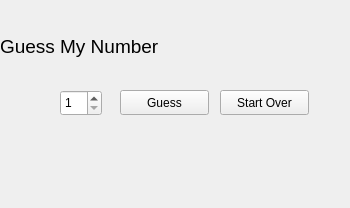
<?xml version="1.0" encoding="UTF-8"?>
<ui version="4.0">
 <class>Widget</class>
 <widget class="QWidget" name="Widget">
  <property name="geometry">
   <rect>
    <x>0</x>
    <y>0</y>
    <width>350</width>
    <height>208</height>
   </rect>
  </property>
  <property name="windowTitle">
   <string>Widget</string>
  </property>
  <widget class="QLabel" name="label">
   <property name="geometry">
    <rect>
     <x>0</x>
     <y>36</y>
     <width>351</width>
     <height>21</height>
    </rect>
   </property>
   <property name="font">
    <font>
     <pointsize>14</pointsize>
    </font>
   </property>
   <property name="text">
    <string>Guess My Number</string>
   </property>
  </widget>
  <widget class="QSpinBox" name="spinBox">
   <property name="geometry">
    <rect>
     <x>60</x>
     <y>90</y>
     <width>42</width>
     <height>26</height>
    </rect>
   </property>
   <property name="minimum">
    <number>1</number>
   </property>
   <property name="maximum">
    <number>10</number>
   </property>
  </widget>
  <widget class="QPushButton" name="guessButton">
   <property name="geometry">
    <rect>
     <x>120</x>
     <y>90</y>
     <width>89</width>
     <height>25</height>
    </rect>
   </property>
   <property name="text">
    <string>Guess</string>
   </property>
  </widget>
  <widget class="QPushButton" name="startOverButton">
   <property name="geometry">
    <rect>
     <x>220</x>
     <y>90</y>
     <width>89</width>
     <height>25</height>
    </rect>
   </property>
   <property name="text">
    <string>Start Over</string>
   </property>
  </widget>
  <widget class="QLabel" name="messageLabel">
   <property name="geometry">
    <rect>
     <x>-1</x>
     <y>140</y>
     <width>351</width>
     <height>21</height>
    </rect>
   </property>
   <property name="sizePolicy">
    <sizepolicy hsizetype="Expanding" vsizetype="Expanding">
     <horstretch>6</horstretch>
     <verstretch>0</verstretch>
    </sizepolicy>
   </property>
   <property name="font">
    <font>
     <pointsize>14</pointsize>
    </font>
   </property>
   <property name="text">
    <string/>
   </property>
  </widget>
 </widget>
 <resources/>
 <connections/>
</ui>
